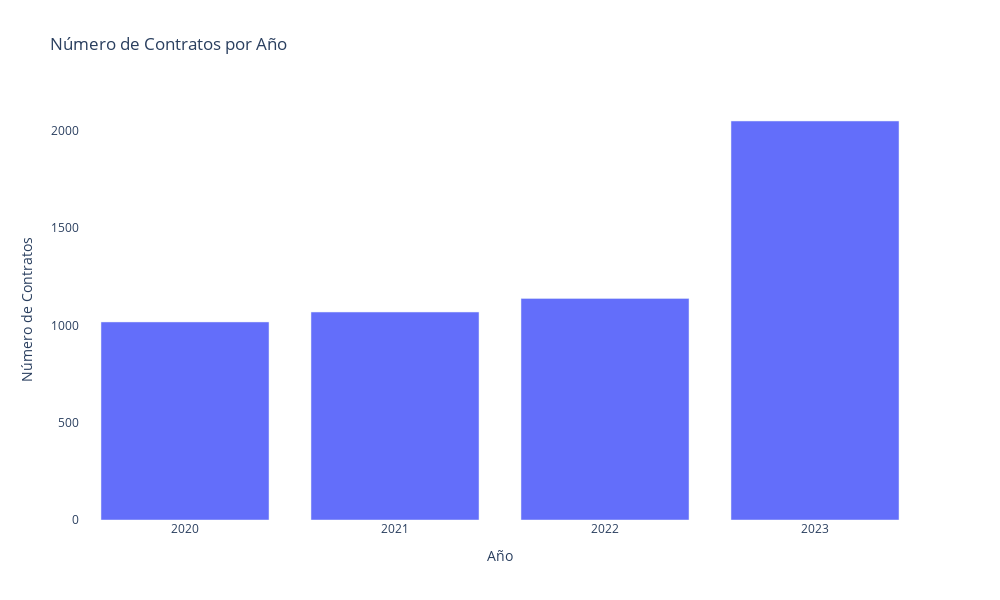
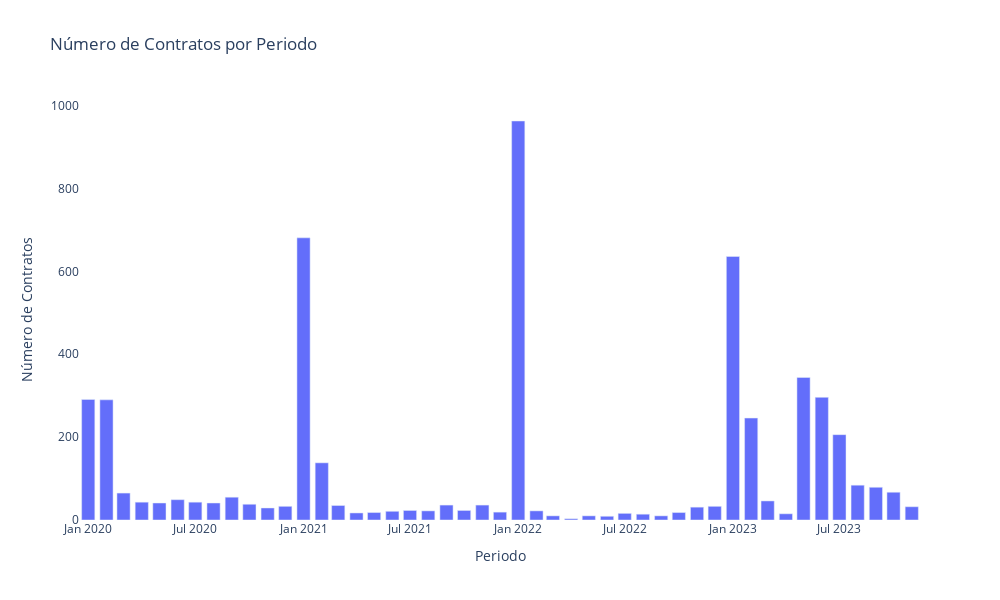

The notebook cell saved with these charts, in order:
### Markdown cell above
1. La tendencia de número de contratos para la vigencia 2020, 2021 y 2022 son estables los crecimientos son del 2020 al 2021 4.9%, 2021 al 2022 6.6% siendo estos en periodos normales del quehacer institucional. EL crecimiento del 2022 al 2023 corresponde al 80,1% esto puede estar enfocado al proceso de elaboración, diseño, tramite ante el legislativo del nuevo Plan Nacional de Desarrollo.

2. La gestión administrativa del DNP, se refleja en los meses que inician las vigencias:

- a) Enero y febrero de la vigencia 2020, se concentra la contratación de 291 y 290 respectivamente, el cual en términos porcentuales es 48.2%.
- b) Enero vigencia 2021, concentra 681 contratos, el cual en términos porcentuales es de 63.8%.
- c) Enero vigencia 2022, concentra 963 contratos, el cual en términos porcentuales es de 84.5%.
- d) Para la vigencia 2023 la concentración contractual varia en enero son 636 contratos (31% de concentración), mes de junio 344 contratos (16.8% de concentración) y el mes de julio 296 contratos (14.4% de concentración)

Lo anterior refleja acciones de la institución que al inicio de las vigencias prepara su andamiaje y funcionamiento para el cumplimiento de sus funciones.

### Code cell
### Grafica 1

# Calcular el conteo de contratos por año y ordenar
conteo_contratos_a = DF_contratos_v1['fecha_de_firma_ano'].value_counts().reset_index()
conteo_contratos_a = conteo_contratos_a.sort_values('fecha_de_firma_ano')

# Crear gráfica
fig = px.bar(
    conteo_contratos_a,
    x='fecha_de_firma_ano',
    y='count',
    title='Número de Contratos por Año',
    labels={'fecha_de_firma_ano': 'Año', 'count': 'Número de Contratos'}
)

# Diseño
fig.update_layout(
    xaxis_title='Año',
    yaxis_title='Número de Contratos',
    title='Número de Contratos por Año',
    plot_bgcolor='rgba(0, 0, 0, 0)',
    xaxis_tickangle = 0,
    showlegend = False,
    height = 600,
    width = 1000
)

# Mostrar gráfica
fig.show()

# Guardar la gráfica como imagen
fig.write_image("graficas/grafica1.png")

### Grafica 2

# Calcular el conteo de contratos por año y ordenar
conteo_contratos_p = DF_contratos_v1['fecha_de_firma_periodo'].value_counts().reset_index()
conteo_contratos_p = conteo_contratos_p.sort_values('fecha_de_firma_periodo')

# Crear gráfica
fig = px.bar(
    conteo_contratos_p,
    x='fecha_de_firma_periodo',
    y='count',
    title='Número de Contratos por Periodo',
    labels={'fecha_de_firma_periodo': 'Periodo', 'count': 'Número de Contratos'}
)

# Diseño
fig.update_layout(
    xaxis_title='Periodo',
    yaxis_title='Número de Contratos',
    title='Número de Contratos por Periodo',
    plot_bgcolor='rgba(0, 0, 0, 0)',
    xaxis_tickangle = 0,
    showlegend = False,
    height = 600,
    width = 1000
)

# Mostrar gráfica
fig.show()

# Guardar la gráfica como imagen
fig.write_image("graficas/grafica2.png")

### Figure 1 — Plotly figure (JSON) as saved in the notebook; plotly's stock layout.template omitted (floating-point values rounded to 4 significant figures)
{"data": [{"alignmentgroup": "True", "hovertemplate": "Año=%{x}<br>Número de Contratos=%{y}<extra></extra>", "legendgroup": "", "marker": {"color": "#636efa", "pattern": {"shape": ""}}, "name": "", "offsetgroup": "", "orientation": "v", "showlegend": false, "textposition": "auto", "type": "bar", "x": ["2020", "2021", "2022", "2023"], "xaxis": "x", "y": [1018, 1069, 1139, 2051], "yaxis": "y"}], "layout": {"barmode": "relative", "height": 600, "legend": {"tracegroupgap": 0}, "plot_bgcolor": "rgba(0, 0, 0, 0)", "showlegend": false, "title": {"text": "Número de Contratos por Año"}, "width": 1000, "xaxis": {"anchor": "y", "domain": [0, 1], "tickangle": 0, "title": {"text": "Año"}}, "yaxis": {"anchor": "x", "domain": [0, 1], "title": {"text": "Número de Contratos"}}}}

### Figure 2 — Plotly figure (JSON) as saved in the notebook; plotly's stock layout.template omitted (floating-point values rounded to 4 significant figures)
{"data": [{"alignmentgroup": "True", "hovertemplate": "Periodo=%{x}<br>Número de Contratos=%{y}<extra></extra>", "legendgroup": "", "marker": {"color": "#636efa", "pattern": {"shape": ""}}, "name": "", "offsetgroup": "", "orientation": "v", "showlegend": false, "textposition": "auto", "type": "bar", "x": ["2020-01", "2020-02", "2020-03", "2020-04", "2020-05", "2020-06", "2020-07", "2020-08", "2020-09", "2020-10", "2020-11", "2020-12", "2021-01", "2021-02", "2021-03", "2021-04", "2021-05", "2021-06", "2021-07", "2021-08", "2021-09", "2021-10", "2021-11", "2021-12", "2022-01", "2022-02", "2022-03", "2022-04", "2022-05", "2022-06", "2022-07", "2022-08", "2022-09", "2022-10", "2022-11", "2022-12", "2023-01", "2023-02", "2023-03", "2023-04", "2023-05", "2023-06", "2023-07", "2023-08", "2023-09", "2023-10", "2023-11"], "xaxis": "x", "y": [291, 290, 65, 43, 41, 49, 43, 41, 55, 38, 29, 33, 681, 138, 35, 17, 18, 21, 23, 22, 36, 23, 36, 19, 963, 22, 10, 3, 10, 9, 16, 14, 10, 18, 31, 33, 636, 246, 46, 15, 344, 296, 206, 84, 79, 67, 32], "yaxis": "y"}], "layout": {"barmode": "relative", "height": 600, "legend": {"tracegroupgap": 0}, "plot_bgcolor": "rgba(0, 0, 0, 0)", "showlegend": false, "title": {"text": "Número de Contratos por Periodo"}, "width": 1000, "xaxis": {"anchor": "y", "domain": [0, 1], "tickangle": 0, "title": {"text": "Periodo"}}, "yaxis": {"anchor": "x", "domain": [0, 1], "title": {"text": "Número de Contratos"}}}}
